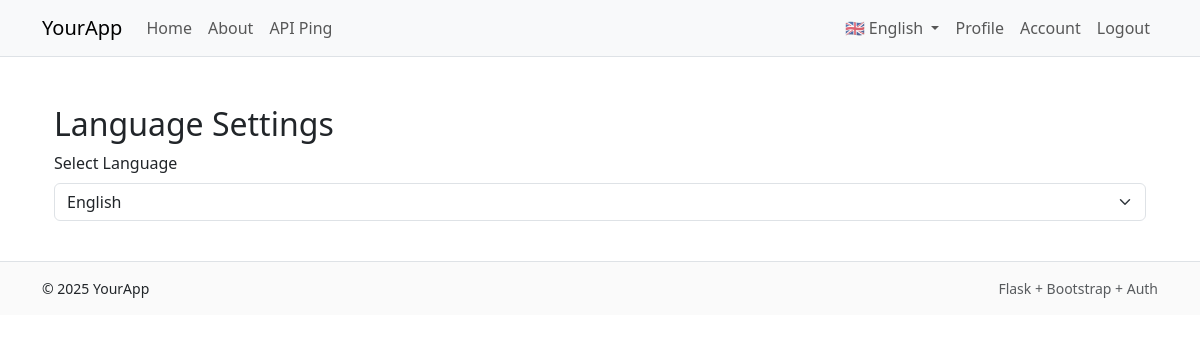
The page /account/language (signed in) on the database as committed earlier.
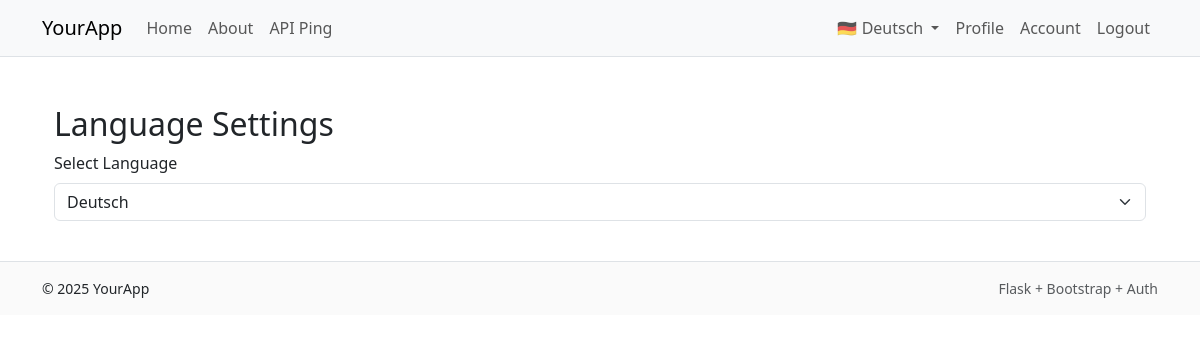
The same page on the database as committed later.
### app/models/user.py (models this page shows, shortened)
class User(UserMixin, db.Model):
    id = db.Column(db.Integer, primary_key=True)
    email = db.Column(db.String(255), unique=True, nullable=False, index=True)
    language = db.Column(db.String(5), default='en')
    role = db.Column(db.String(20), nullable=False, default='user', index=True)
    password_hash = db.Column(db.String(255), nullable=False)
    created_at = db.Column(db.DateTime, default=datetime.utcnow, nullable=False)
    confirmed_at = db.Column(db.DateTime, nullable=True)
    billing = db.relationship("BillingProfile", uselist=False, back_populates="user", cascade="all, delete-orphan")

### app/blueprints/account/routes.py (the view, shortened to what this page needs)
@bp.route('/language', methods=['GET', 'POST'])
@login_required
def change_language():
    return render_template('account/language.html')

### app/__init__.py (called while the page is built)
def get_locale():
    from flask_login import current_user
    if current_user.is_authenticated and hasattr(current_user, 'language'):
        return current_user.language
    from flask import current_app
    return request.accept_languages.best_match(current_app.config['BABEL_SUPPORTED_LOCALES'])

### app/context_helpers.py (called while the page is built)
def register_context_processors(app):
    @app.context_processor
    def utility_processor():
        def has_endpoint(name: str) -> bool:
            return name in current_app.view_functions
        return dict(has_endpoint=has_endpoint)

### app/templates/account/language.html
{% extends "base.html" %}
{% block content %}
<div class="container mt-4">
    <h2>{{ _('Language Settings') }}</h2>
    <form method="POST">
        <div class="mb-3">
            <label class="form-label">{{ _('Select Language') }}</label>
            <select name="language" class="form-select" onchange="this.form.submit()">
                <option value="en" {% if current_user.language == 'en' %}selected{% endif %}>English</option>
                <option value="de" {% if current_user.language == 'de' %}selected{% endif %}>Deutsch</option>
            </select>
        </div>
    </form>
</div>
{% endblock %}

### app/templates/base.html (shortened to what this page needs)
<!doctype html>
<html lang="en">
  <head>
    <link href="https://cdn.jsdelivr.net/npm/bootstrap@5.3.3/dist/css/bootstrap.min.css" rel="stylesheet">
    <link href="{{ url_for('static', filename='css/app.css') }}" rel="stylesheet">
  </head>
  <body>
    <nav class="navbar navbar-expand-lg bg-body-tertiary border-bottom">
      <div class="container">
        <a class="navbar-brand" href="{{ url_for('main.index') }}">YourApp</a>
        <div class="collapse navbar-collapse" id="nav">
          <ul class="navbar-nav me-auto mb-2 mb-lg-0">
            <li class="nav-item"><a class="nav-link" href="{{ url_for('main.index') }}">Home</a></li>
            <li class="nav-item"><a class="nav-link" href="{{ url_for('main.about') }}">About</a></li>
            <li class="nav-item"><a class="nav-link" href="/api/v1/ping">API Ping</a></li>
</ul>
          <ul class="navbar-nav">
		  <li class="nav-item dropdown">
    <a class="nav-link dropdown-toggle" href="#" data-bs-toggle="dropdown">
        {% if current_user.language == 'de' %}🇩🇪 Deutsch{% else %}🇬🇧 English{% endif %}
    </a>
</li>
            {% if current_user.is_authenticated %}
              <li class="nav-item"><a class="nav-link" href="{{ url_for('main.profile') }}">Profile</a></li>
              <li class="nav-item"><a class="nav-link" href="{{ url_for('account.overview') }}">Account</a></li>
              <li class="nav-item"><a class="nav-link" href="{{ url_for('auth.logout') }}">Logout</a></li>
            {% else %}
              <li class="nav-item"><a class="nav-link" href="{{ url_for('auth.login') }}">Login</a></li>
              <li class="nav-item"><a class="nav-link" href="{{ url_for('auth.register') }}">Register</a></li>
            {% endif %}
          </ul>
        </div>
      </div>
    </nav>
    <main class="py-4">
      <div class="container">
        {% block content %}{% endblock %}
      </div>
    </main>
    <footer class="border-top py-3">
      <div class="container d-flex justify-content-between">
        <small>&copy; {{ 2025 }} YourApp</small>
        <small class="text-muted">Flask + Bootstrap + Auth</small>
      </div>
    </footer>
  </body>
</html>

### app/static/css/app.css (style rules this page uses)
footer { background: #fafafa; }

Rows that differ between the two databases and show on the page:
changed User "Language Settings": language (not shown) → "Deutsch"
Other text that changed with them:
form field language: "English" → (not shown)
text no longer shown: "🇬🇧 English"
text now shown: "🇩🇪 Deutsch"
